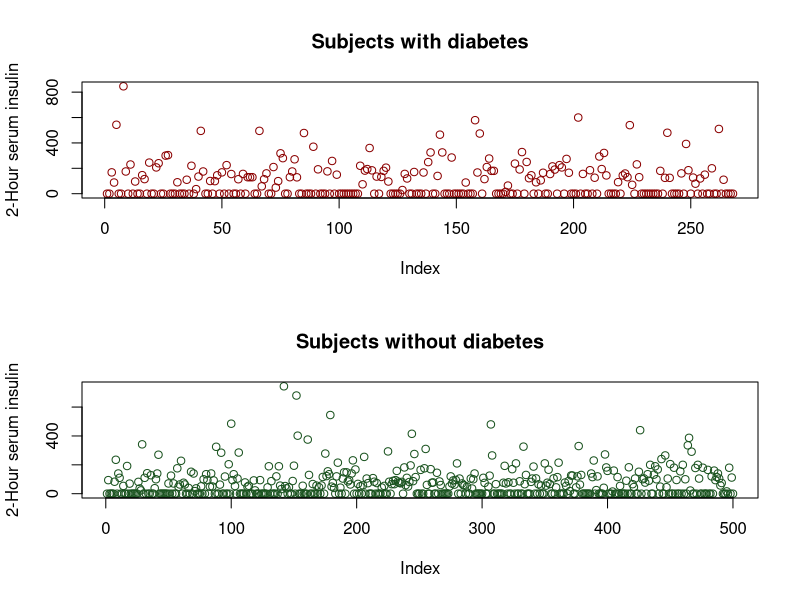
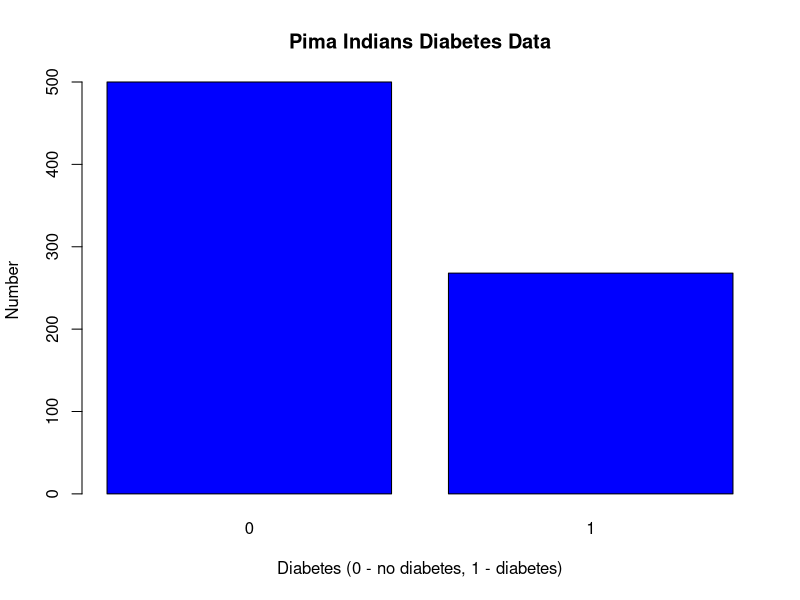

The R script that drew these images, in order:
# Write the line of code that transforms the data
# in the text file to a data frame
pima_indian_diabetes <- read.table(
    file = "pima-indians-diabetes.txt",
    header = TRUE,
    sep = ","
)

# Write the line of code that shows the first 6 rows of data in the data frame.
head(pima_indian_diabetes)

# Write the line of code that changes the default graphic parameters
# so that plots are grouped in 2 rows and 1 column.
par(mfrow = c(2, 1))

# Write the lines of code that use the plot function with the data frame
# to generate the scatter plots below.
plot(pima_indian_diabetes$Insulin[pima_indian_diabetes$Diabetes == "1"],
    col = "#8b0000",
    main = "Subjects with diabetes",
    ylab = "2-Hour serum insulin"
)

plot(pima_indian_diabetes$Insulin[pima_indian_diabetes$Diabetes == "0"],
    col = "#19521e",
    main = "Subjects without diabetes",
    ylab = "2-Hour serum insulin"
)

# Write the line of code that restores the default graphic parameters so that
# plots are no longer grouped in 2 rows and 1 column.
par(mfrow = c(1, 1))

# Write the line of code that creates a table that contains the data values
# in the Diabetes variable in the data frame.
diabetes <- table(pima_indian_diabetes$Diabetes)
diabetes

# Write the line of code that gives the table to the barplot function to 
# generate the bar chart below
barplot(diabetes,
    col = "blue",
    main = "Pima Indians Diabetes Data",
    xlab = "Diabetes (0 - no diabetes, 1 - diabetes)",
    ylab = "Number"
)

# Write the line of code that uses the summary function with the data
#frame to generate the following statistical information of the 2-Hour serum
# insulin variable for subjects with diabetes.
summary(pima_indian_diabetes$Insulin[pima_indian_diabetes$Diabetes == "0"])

# Write the line of code that loads and attaches the psych package.
require(psych)

# Write the line of code that uses the describe function with the data frame
# to generate the following statistical information of the 2-Hour serum insulin
# variable for subjects with diabetes.
describe(pima_indian_diabetes$Insulin[pima_indian_diabetes$Diabetes == "0"])

# Write the line of code that detaches and unloads the psych package.
detach(
    package:psych,
    unload = TRUE
)

# Write the line of code that clears all variables from global environment
rm(list = ls())
